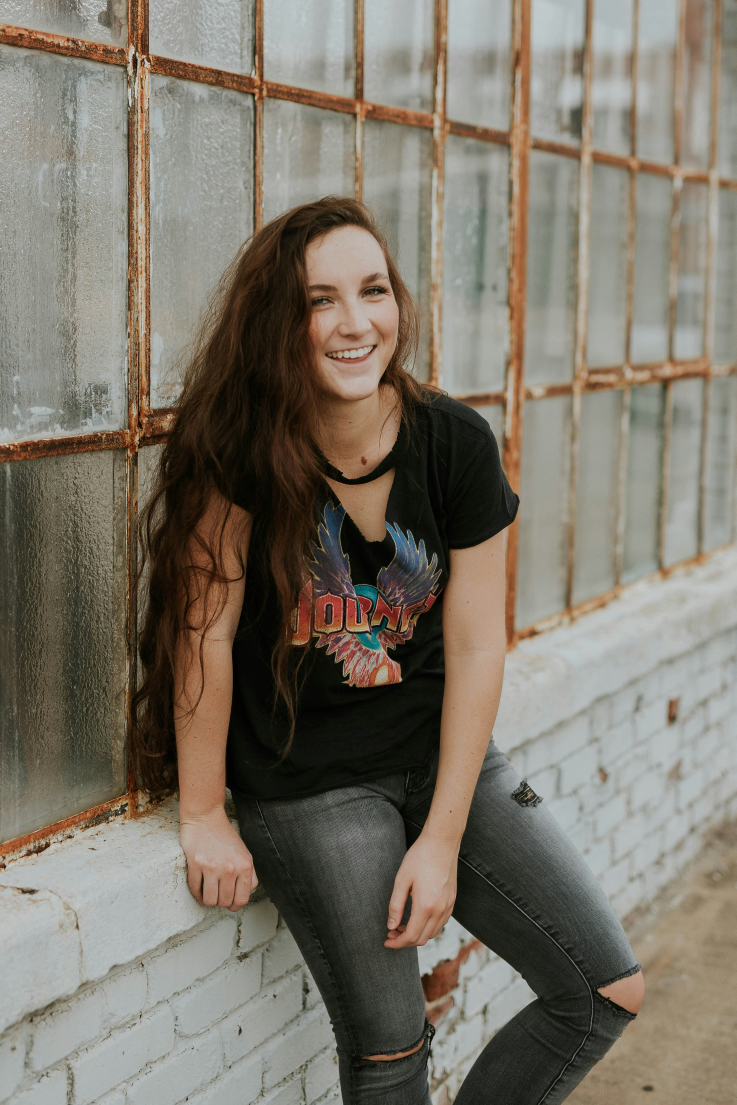
#> input picture CV/data/photos/img1.jpg, 2946 x 4419 px, found by its file name (shown at 1/4 size)
$ python image.py
#> lines starting #> are read from the running program, lines starting #| are printed output that depends on the picture
import cv2

def resizeFrame(img, scale=0.75):
  height = int(img.shape[0] * scale)
  width = int(img.shape[1] * scale)

  return cv2.resize(img, (width, height), interpolation=cv2.INTER_AREA)

img = cv2.imread('data/photos/img1.jpg')
#> img is the input picture: shape (4419, 2946, 3); mean B, G, R 105.5, 117.6, 124.5
img = resizeFrame(img, 0.20)

# print("original: ", img)
cv2.imshow("og", img)
cv2.waitKey(0)

img = cv2.add(img, 40)
#> img: shape (883, 589, 3)
# print("After addition: ", img)
cv2.imshow("added", img)
cv2.waitKey(0)

inverted = 255 - img
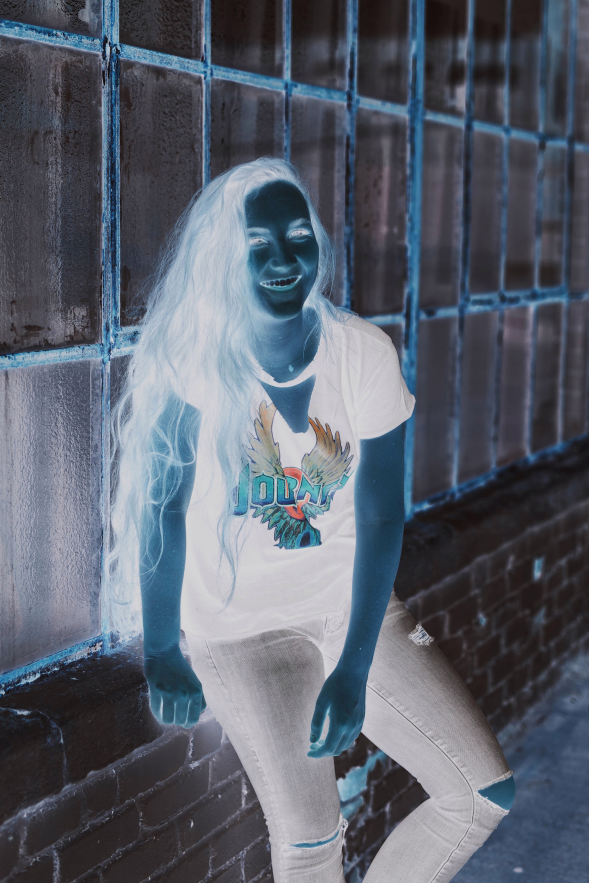
#> inverted: shape (883, 589, 3); mean B, G, R 109.5, 97.4, 90.5
# print("Inverted colors: ", inverted)
cv2.imshow("inverted", inverted)
cv2.waitKey(0)

text_img = cv2.putText(img, "Hello", (100, 100), cv2.FONT_HERSHEY_SIMPLEX, 1, (255, 0, 0), 5)
cv2.imshow("text wala", text_img)
cv2.waitKey(0)

grey = cv2.cvtColor(img, cv2.COLOR_BGR2GRAY)
cv2.imshow("Grayed", grey)
cv2.waitKey(0)

rotate = cv2.rotate(img, cv2.ROTATE_180)
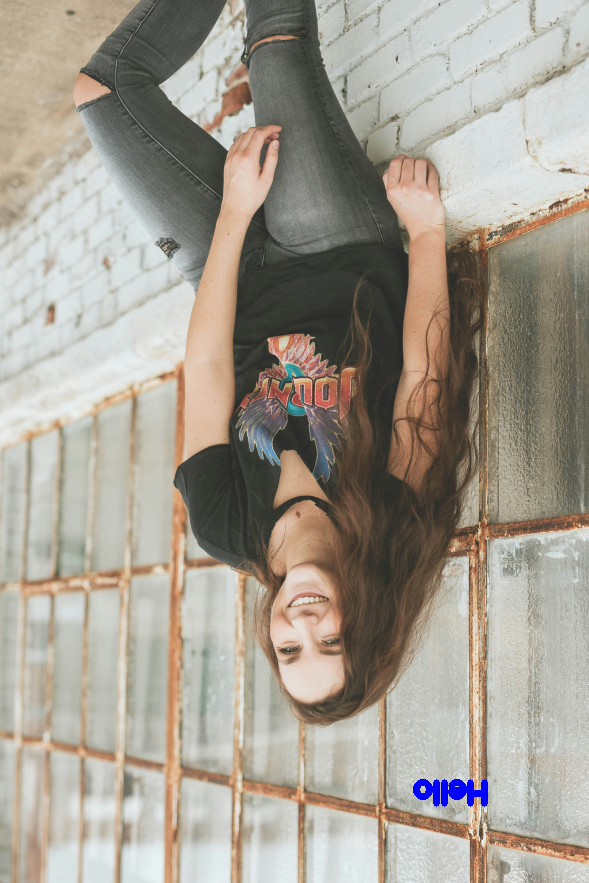
#> rotate: shape (883, 589, 3); mean B, G, R 145.7, 157.1, 164
cv2.imshow("Rotated", rotate)
cv2.waitKey(0)

flipped = cv2.flip(img, 1) # Horizontal
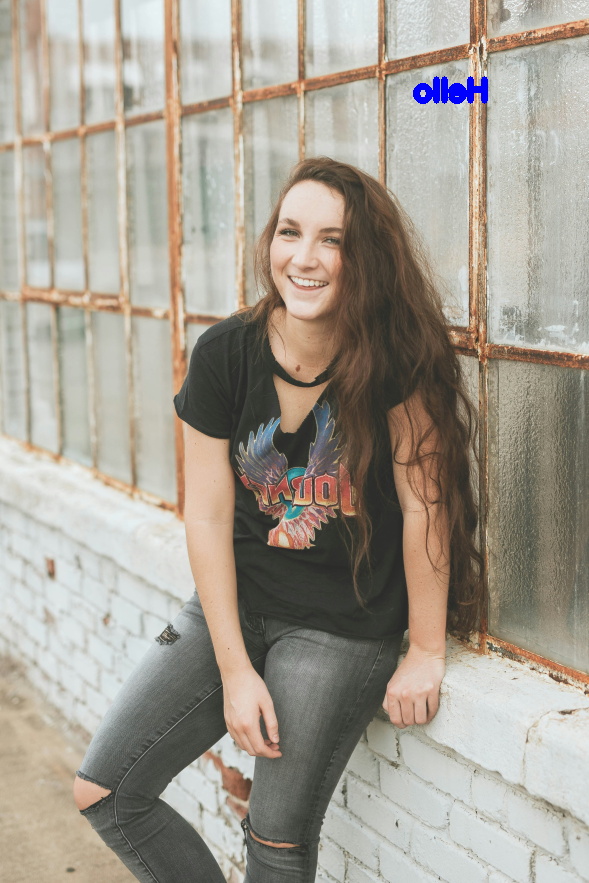
#> flipped: shape (883, 589, 3); mean B, G, R 145.7, 157.1, 164
flipped = cv2.flip(img, 0) # Vertical
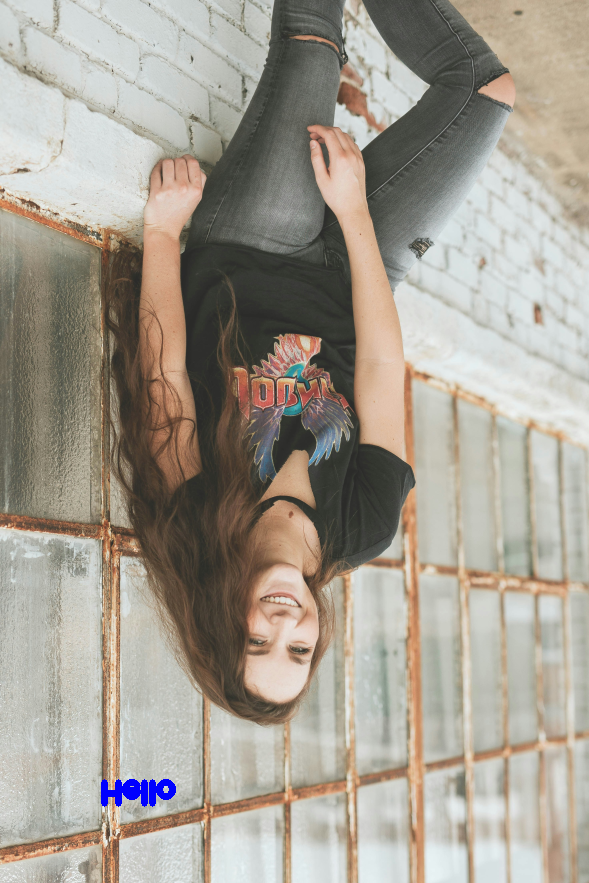
#> flipped: shape (883, 589, 3); mean B, G, R 145.7, 157.1, 164

# Access and manipulate particular pixel
print(img[12, 8])
#| [207 213 211]

# slicing
roi = img.copy()
roi[100:300, 200:400] = [255, 0, 0]
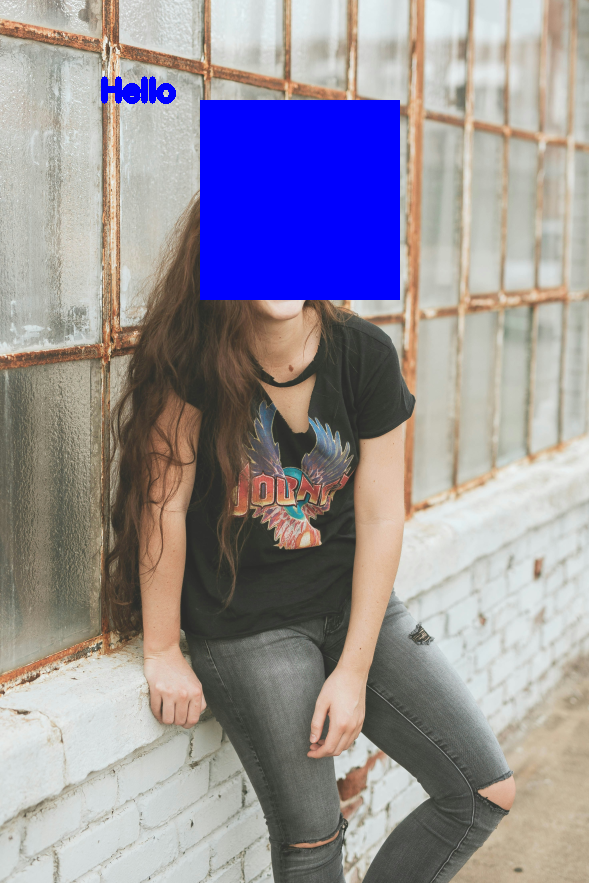
#> roi: shape (883, 589, 3); mean B, G, R 153.9, 144.5, 150.6
cv2.imshow("image slicing", roi)
cv2.waitKey(0)

# Load Haar cascade
face_cascade = cv2.CascadeClassifier(cv2.data.haarcascades + 'haarcascade_frontalface_default.xml')

# detect face
faces = face_cascade.detectMultiScale(grey, scaleFactor=1.1, minNeighbors=5, minSize=(30, 30))
#> faces = [[225, 194, 109, 109]]
# print(faces[0][0])
# print(faces) # it returns an array of square shaped pixel coordinates for the face

# draw rectangle
for (x, y, w, h) in faces:
  cv2.rectangle(img, (x, y), (x+w, y+h), (0, 255, 0), 2)
#> this loop made 1 pass
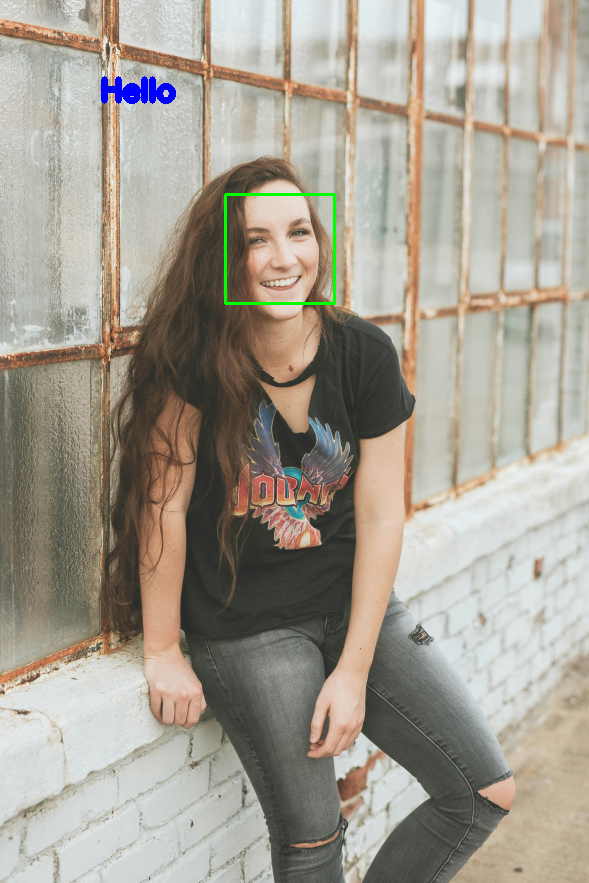
#> img: shape (883, 589, 3); mean B, G, R 145.4, 157.4, 163.7

# put text above detected face
cv2.putText(img, "Detected face", (faces[0][0], faces[0][1] - 10), cv2.FONT_HERSHEY_SIMPLEX, 1, (0, 255, 0), 2)
cv2.putText(img, f"{len(faces)} face(s)", (20, 50), cv2.FONT_HERSHEY_SIMPLEX, 1, (0, 255, 255), 2)
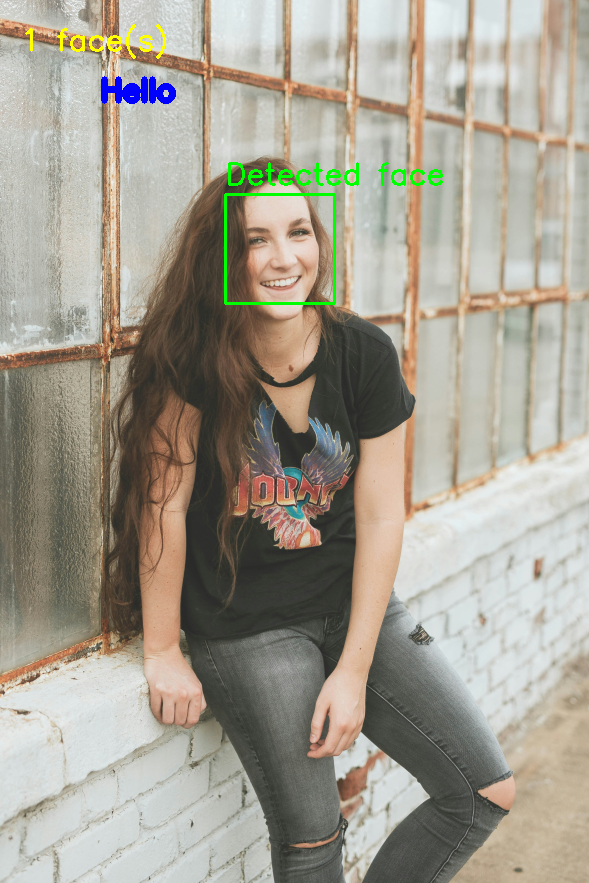
#> img: shape (883, 589, 3); mean B, G, R 144.8, 157.9, 163.3

cv2.imshow("faces", img)
cv2.waitKey(0)

$ run again, with CV/data/photos/img5.jpg copied over CV/data/photos/img1.jpg
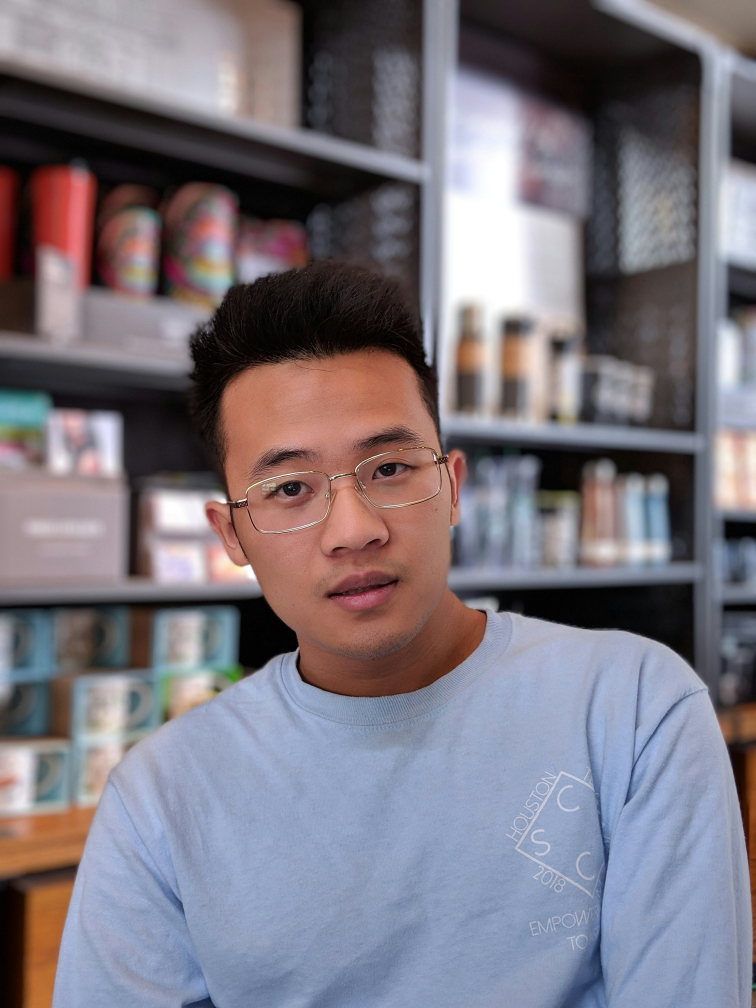
#> input picture CV/data/photos/img5.jpg, 3024 x 4032 px, found by its file name (shown at 1/4 size)
#> img is the input picture: shape (4032, 3024, 3); mean B, G, R 126.7, 117.6, 123.5
#| [219 213 218]
#> `roi[100:300, 200:400] = [255, 0, 0]`:
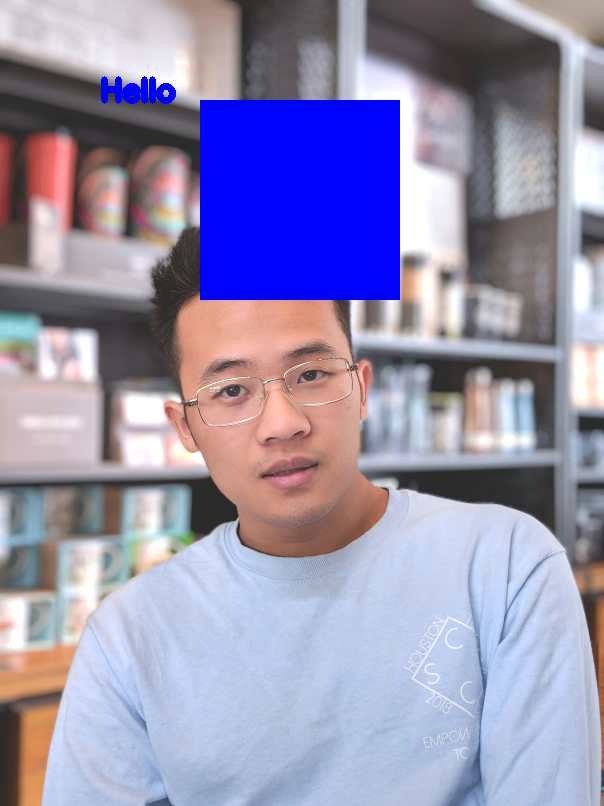
#> roi: shape (806, 604, 3); mean B, G, R 176, 145.6, 150.7
#> faces = [[287, 172, 52, 52], [281, 152, 54, 54], [161, 293, 229, 229]]
#> the loop `for (x, y, w, h) in faces:` made 3 passes
#> `cv2.putText(img, f"{len(faces)} face(s)", (20, 50), cv2.FONT_HERSHEY_S..`:
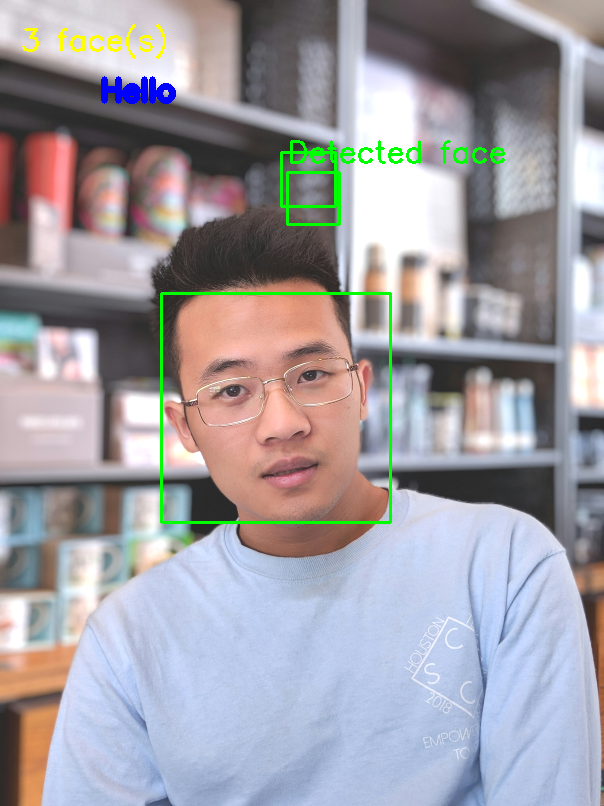
#> img: shape (806, 604, 3); mean B, G, R 164.1, 157.9, 160.7
